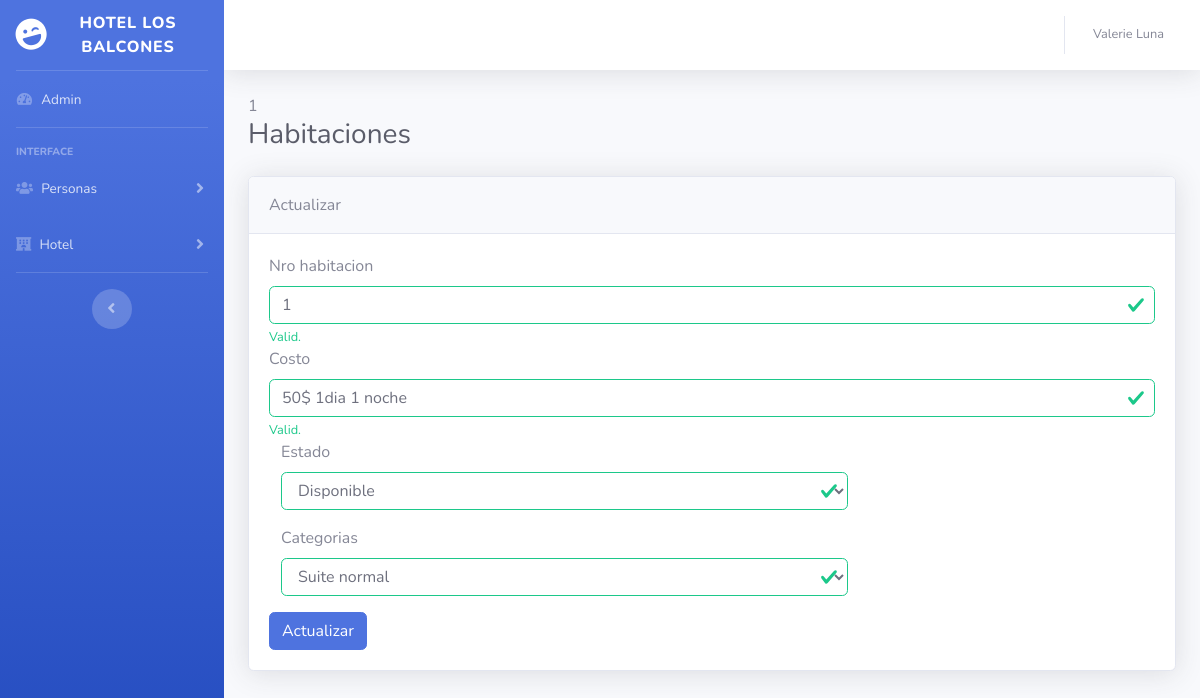
/presentacion/habitacion_edit.php?id_edit=1, run on the app's committed database.
### tables this page shows
CREATE TABLE `habitaciones` (
  `id` int(11) NOT NULL,
  `nrohabitacion` int(11) NOT NULL,
  `estado` text DEFAULT NULL,
  `descripcion` text DEFAULT NULL,
  `fecha_h` timestamp NOT NULL DEFAULT current_timestamp() ON UPDATE current_timestamp(),
  `id_categoria` int(11) NOT NULL
);

### datos/conexion.php (called while the page is built, shortened)
<?php
 class Conexion{
    private static $instance = null;
    private $pdo;
    private $driver='mysql';
    private $host='sql10.freemysqlhosting.net';
    private $user='sql10617482';
    private $pass='5XmCCvUppG';
    private $dbName='sql10617482';
    private function __construct(){
        try {
            $this->pdo = new PDO("{$this->driver}:host={$this->host};dbname={$this->dbName};",$this->user,$this->pass);
            $this->pdo->setAttribute(PDO::ATTR_ERRMODE,PDO::ERRMODE_EXCEPTION);
        } catch (PDOExceptio $e) {
            echo $e->getMessage();
        }
    }
    public static function getInstance(){
        if (!self::$instance) {
            self::$instance = new Conexion();
        }
        return self::$instance;
    }
    public function getConnection()
    {
      return $this->pdo;
    }
 }

### negocio/NHabitacion.php (called while the page is built, shortened)
<?php
    include_once('../datos/DHabitacion.php');
    class NHabitacion{
        private $habitacion;
        public function __construct(){
            $this->habitacion = new DHabitacion();
        }
         public function modificar2($id){
            $this->habitacion->set('id',$id);
            return $this->habitacion->modificar2();
         }
    }

### datos/DHabitacion.php (called while the page is built, shortened)
    <?php
    include_once('conexion.php');
class DHabitacion{
    private $id;
    private $pdo;
 public function __construct(){
        $this->pdo = Conexion::getInstance()->getConnection();
   }
    public function modificar2(){
        try {
            $stm = $this->pdo->prepare("SELECT *FROM habitaciones WHERE id=?");
            $stm->execute(array($this->id));
            return $stm->fetchAll(PDO::FETCH_OBJ);
        } catch (PDOException $e) {
            echo $e->getMessage();
        }
        }
}

### negocio/NCategoria.php (called while the page is built, shortened)
<?php
    include_once('../datos/DCategoria.php');
    class NCategoria{
        private $categoria;
        public function __construct(){
            $this->categoria = new DCategoria();
        }
        public function getAll(){
           return $this->categoria->getAll();
        }
    }
?>

### datos/DCategoria.php (called while the page is built, shortened)
<?php
    include_once('conexion.php');
class DCategoria{
    public $pdo;
 public function __construct(){
        $this->pdo = Conexion::getInstance()->getConnection();
   }
 public function getAll(){
       try {
        $stm=$this->pdo->prepare("SELECT * FROM categorias");
        $stm->execute();
        return $stm->fetchAll(PDO::FETCH_OBJ);
       } catch (PDOException $e) {
            echo $e->getMessage();
        }
    }
}

### presentacion/habitacion_edit.php (the view, shortened to what this page needs)
<?php
include_once('includes/header.php');
include_once('../negocio/NHabitacion.php');
include_once('../negocio/NCategoria.php');
$habitaciones = new NHabitacion;
$categorias = new NCategoria;
foreach ($habitaciones->modificar2($_GET['id_edit']) as $habitacion) : ?>
<?php endforeach;
echo $_GET['id_edit'];
?>
<div class="d-sm-flex align-items-center justify-content-between mb-4">
  <h1 class="h3 mb-0 text-gray-800">Habitaciones</h1>
</div>
<div class="card shadow mb-4">
  <div class="card-header py-3">
    Actualizar
  </div>
  <div class="card-body">
    <form action="../negocio/NHabitacion.php?id_edit=<?php echo $_GET['id_edit']; ?>" class="was-validated" method="POST" enctype="multipart/form-data">
      <div class="form-group">
        <label for="uname">Nro habitacion</label>
        <input type="text" class="form-control" id="nroh" placeholder="ingrese dato" value="<?php echo $habitacion->nrohabitacion;?>"name="nroh" required>
        <div class="valid-feedback">Valid.</div>
        <label for="uname">Costo</label>
        <input type="text" class="form-control" id="descripcione" placeholder="ingrese dato" value="<?php echo $habitacion->descripcion;?>"name="descripcione" required>
        <div class="valid-feedback">Valid.</div>
        <div class="form-group">
        <label for="estado" class="col-sm-2 control-label">Estado</label>
        <div class="col-sm-8">
          <select class="form-control" name="estadoe" id="estadoe" value="<?php echo $habitacion->estado;?>>
            <option value="">Elija una Estado</option>
            <option value="Disponible">Disponible</option>
          </select>
        </div>
      </div>
        <div class="form-group">
        <label for="estado" class="col-sm-2 control-label">Categorias</label>
        <div class="col-sm-8">
          <select class="form-control" name="categoriae" id="categoriae" value="<?php echo $habitacion->id_categoria;?>>
            <option value="">Elija una Categoria</option>
            <?php foreach ($categorias->getAll() as $categoria) : ?>
              <option value="<?php echo $categoria->id;?>"><?php echo $categoria->nombrec; ?></option>
            <?php endforeach; ?>
          </select>
        </div>
      </div>
        </div>
        <button type="submit" class="btn btn-primary" name="update">Actualizar</button>
      </div>
  </div>
  <?php
  include_once('includes/footer.php');
  ?>

### data on the page
habitaciones: nroh "1", descripcione "50$ 1dia 1 noche", estadoe "Disponible"

### other printed values
$_GET['id_edit'] "1"
form field categoriae "Suite normal"
